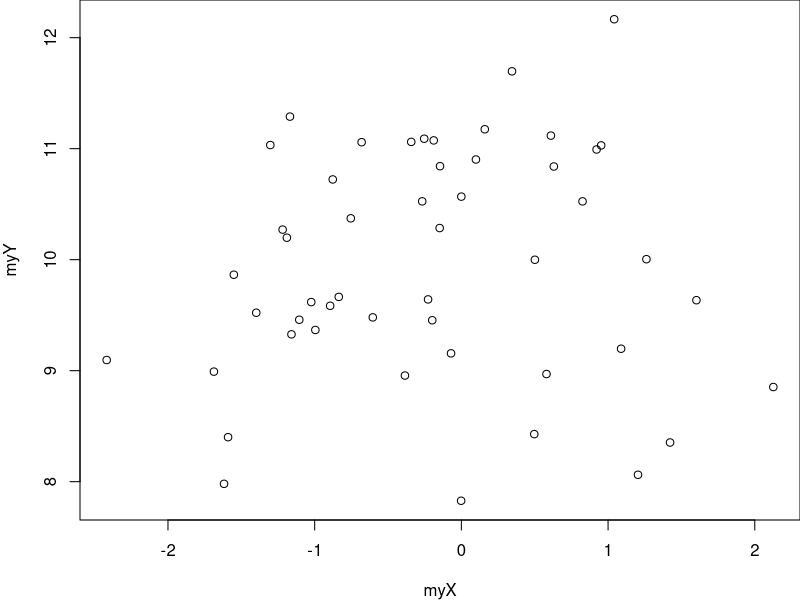
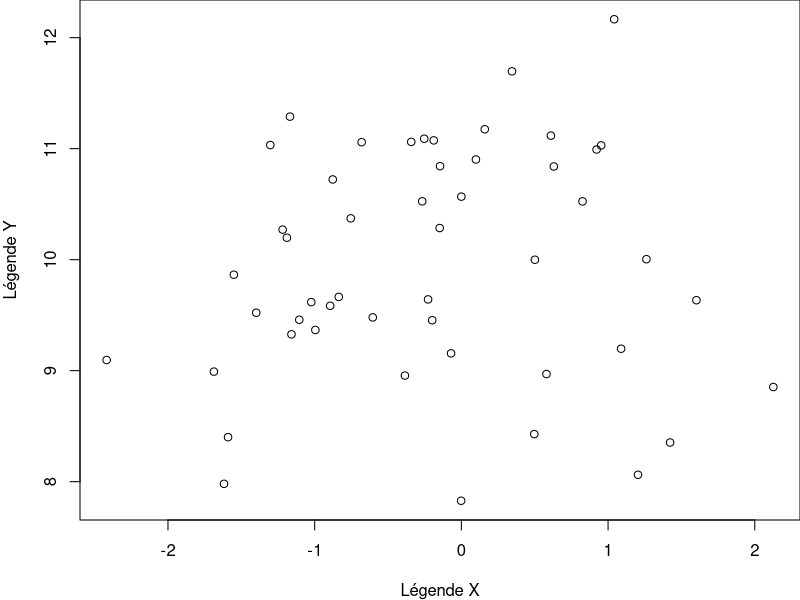
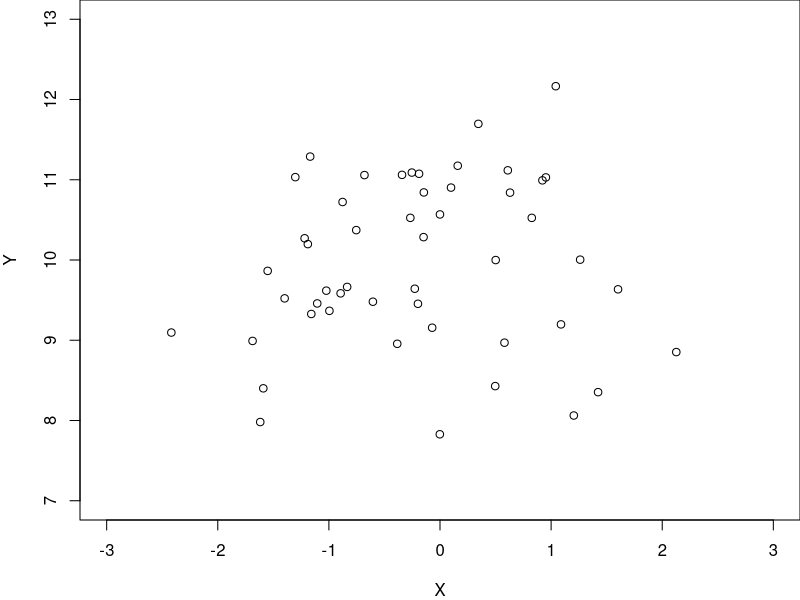
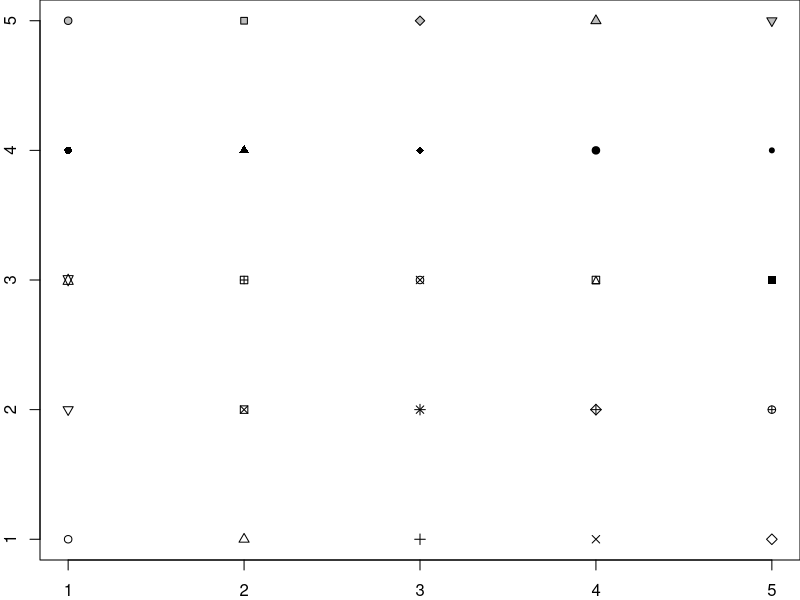
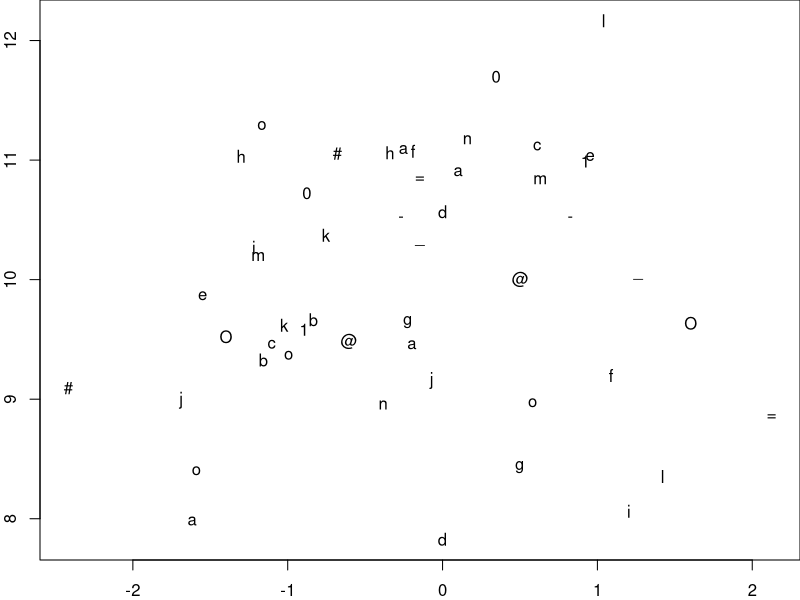
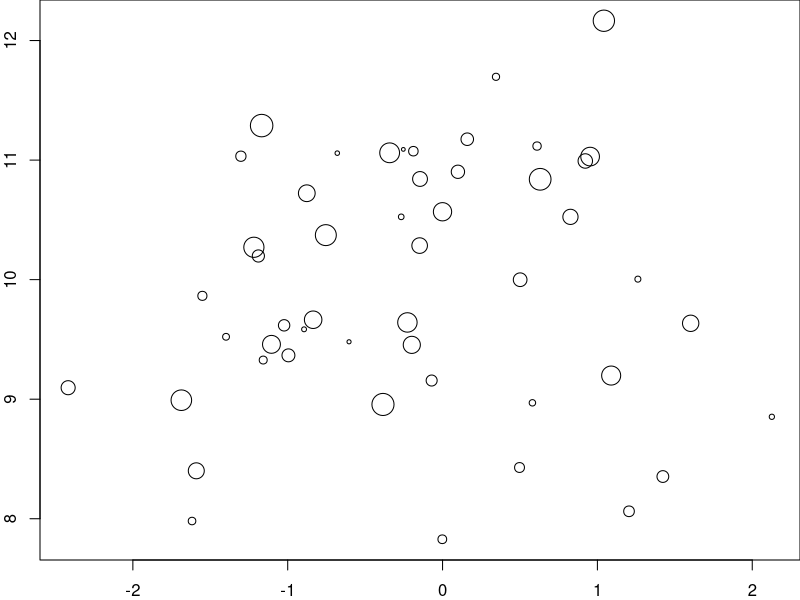
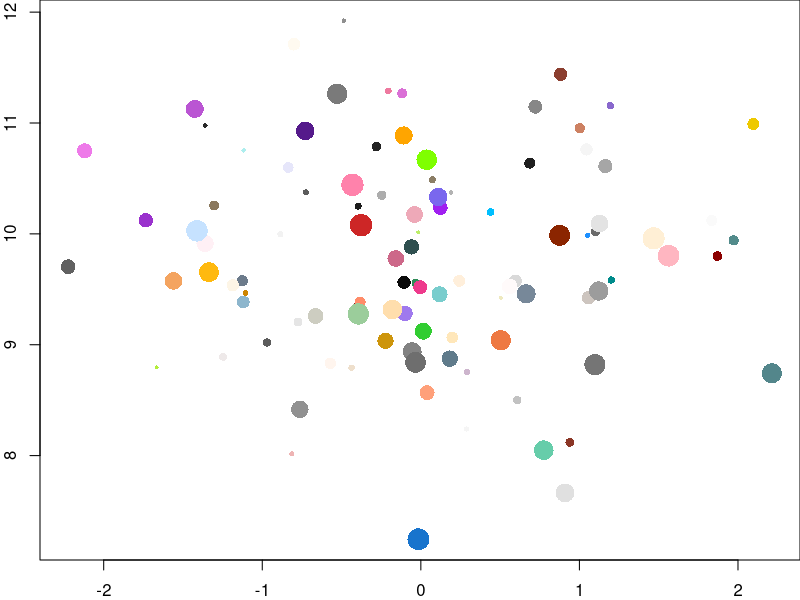
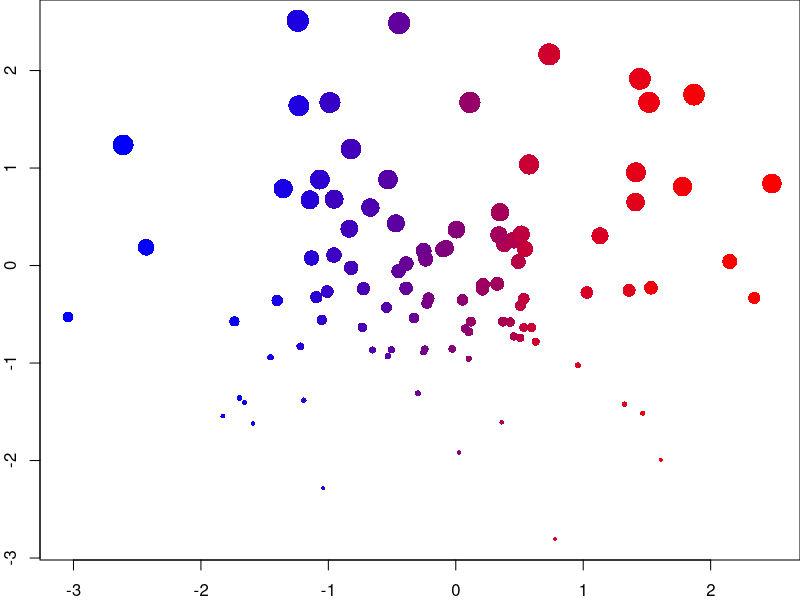

Here is the R script that generated these plots, in order:
## ---- chunk 1
op <- par(no.readonly = TRUE)
## ---- chunk 2
# tirage aléatoire de 50 valeurs dans une loi Normale
myX <- rnorm(50, mean = 0, sd = 1) 
myY <- rnorm(50, mean = 10, sd = 1)
par(mar = c(4, 4, 0, 0)) # réduction des marges
plot(x = myX, y = myY)
## ---- chunk 3
par(mar = c(4, 4, 0, 0)) # réduction des marges
plot(x = myX, y = myY, 
  xlab = "Légende X", ylab = "Légende Y")
## ---- chunk 4
par(mar = c(4, 4, 0, 0)) # réduction des marges
plot(x = myX, y = myY, 
  xlab = "X", ylab = "Y", 
  xlim = c(-3, 3), ylim = c(7, 13))
## ---- chunk 5
par(mar = c(2, 2, 0, 0)) # réduction des marges
plot(x = rep(seq(1:5), 5), y = rep(seq(1:5), each = 5),
  pch = 1:25, bg = "gray", xlab = "", ylab = "")
## ---- chunk 6
par(mar = c(2, 2, 0, 0)) # réduction des marges
plot(x = myX, y = myY, xlab = "", ylab = "",
  pch = c(
    "a", "@", "#", "1", "=", "-", "_", "o", "O", "0", 
    letters[1:15]))
## ---- chunk 7
par(mar = c(2, 2, 0, 0)) # réduction des marges
plot(x = myX, y = myY, xlab = "", ylab = "",
  cex = seq(from = 0.5, to = 3, length.out = 50))
## ---- chunk 8
myX <- rnorm(100, mean = 0, sd = 1)
myY <- rnorm(100, mean = 10, sd = 1)
par(mar = c(2, 2, 0, 0)) # réduction des marges
plot(x = myX, y = myY, xlab = "", ylab = "",
  cex = seq(from = 0.5, to = 3, length.out = 100),
  pch = 16,
  col = sample(colors(), 100))
## ---- chunk 9
myX <- rnorm(100)
myY <- rnorm(100)
dfGraph <- data.frame(myX, myY)
dfGraph <- dfGraph[order(dfGraph$myX),]
dfGraph$myCol <- colorRampPalette(c("blue", "red"))(100)
dfGraph <- dfGraph[order(dfGraph$myY),]
dfGraph$myCex <- seq(from = 0.5, to = 3, length.out = 100)
par(mar = c(2, 2, 0, 0)) # réduction des marges
plot(x = dfGraph$myX, y = dfGraph$myY, 
  cex = dfGraph$myCex, pch = 16, col = dfGraph$myCol, 
  xlab = "", ylab = "")
## ---- chunk 10
myX <- 1:20
myY <- rnorm(20, mean = 10, sd = 1)
par(mar = c(2, 2, 0, 0)) # réduction des marges
plot(x = myX, y = myY, xlab = "", ylab = "",
  type = 'b') # 'p', 'l', 'b', 'c', 'o', 'h', 's', 'S', 'n'
## ---- chunk 11
par(mfrow = c(1, 2), mar = c(2, 2, 0, 0))
plot(x = myX, y = myY, xlab = "", ylab = "",
  type = 'b', pch = 16, cex = 3) 
grid(lwd = 3, lty = 1)
plot(x = myX, y = myY, xlab = "", ylab = "",
  type = 'b', pch = 16, cex = 3, 
  panel.first = grid(lwd = 3, lty = 1)) 
par(mfrow = c(1, 1))
## ---- chunk 12
op <- par(no.readonly = TRUE)
par(mfrow = c(2, 2), mar = c(2, 2, 0, 0))
graph4 <- lapply(1:4, function(i){
  plot(x = rnorm(100), y = rnorm(100),
    xlab = "", ylab = "",
    col = i, pch = 16)
})
par(op)
## ---- chunk 13
myX <- rnorm(100)
myY <- rnorm(100)
par(mar = c(2, 2, 0, 0)) 
plot(x = myX, y = myY, xlab = "", ylab = "",
  xlim = c(-4, 4), ylim = c(-4, 4),   
  pch = 16, cex = 1.5, 
  col = sample(colors(), size = 100),
  panel.first = {
    grid()
    abline(v = c(min(myX), max(myX)), lty = 2)
    abline(h = c(min(myY), max(myY)), lty = 2)
    abline(v = mean(myX), lty = 1)
    abline(h = mean(myY), lty = 1)
})
## ---- chunk 14
op <- par(no.readonly = TRUE)
par(mfrow = c(2, 2), mar = c(2, 2, 1, 1))
myX <- list(
  rnorm(1000),
  rgamma(1000, shape = 1),
  sample(1:100, size = 1000, replace = TRUE),
  rbeta(1000, shape1 = 1, shape2 = 2)
)
myTitle <- c("Normal", "Gamma", "Uniform", "Beta")
tr <- lapply(1:4, function(i){
  hist(myX[[i]], 
    col = heat.colors(15), 
    main = myTitle[i]
  )
})
par(op)
## ---- chunk 15
myX <- c(4, 5, 8)
par(mar = c(3, 3, 1, 1)) 
barplot(myX, names.arg = c("A", "B", "C"))
## ---- chunk 16
op <- par(no.readonly = TRUE)
par(mfrow = c(1, 2), mar = c(2, 2, 1, 1))
myX <- matrix(c(4, 5, 8, 4, 6, 2), nrow = 2)
barplot(myX, names.arg = c("A", "B", "C"))
myX <- matrix(c(4, 5, 8, 4, 6, 2, 3, 4, 5), nrow = 3)
barplot(myX, names.arg = c("A", "B", "C"))
par(op)
## ---- chunk 17
n <- 50
myX <- rnorm(n)
myY <- rnorm(n)
myCol <- c(2, sample(c(4, 2), size = (n - 1), replace = TRUE))
myColors <- colorRampPalette(c("blue", "red"))(100)
myYCut <- cut(myY, breaks = -4:4)
myXCut <- cut(myX, breaks = -4:4)
myYCutCol <- table(myCol, myYCut)
myXCutCol <- table(myCol, myXCut)
xCol <- round(
  myXCutCol[1,] / (myXCutCol[1,] + myXCutCol[2,]) * 100
)
xCol[is.na(xCol) | xCol == 0] <- 1
yCol <- round(
  myYCutCol[1,] / (myYCutCol[1,] + myYCutCol[2,]) * 100
)
yCol[is.na(yCol) | yCol == 0] <- 1
op <- par(no.readonly = TRUE)
par(mar = c(2, 3, 1, 1))
layout(matrix(c(1, 1, 0, 
                2, 2, 3, 
                2, 2, 3), ncol = 3, byrow = TRUE))
barplot(table(myXCut), las = 1, col = myColors[xCol])
plot(x = myX, y = myY, col = myCol, pch = 16, 
  xlim = c(-4, 4), ylim = c(-4, 4), cex = 1.5, 
  panel.first = grid())
barplot(
  table(myYCut), 
  las = 1, 
  horiz = TRUE, 
  col = myColors[yCol])
par(op)
## ---- chunk 18
graphBarplotCol <- function(n){
  myX <- rnorm(n)
  myY <- rnorm(n)
  myCol <- c(2, sample(c(4, 2), size = (n - 1), replace = TRUE))
  myColors <- colorRampPalette(c("blue", "red"))(100)
  myYCut <- cut(myY, breaks = -4:4)
  myXCut <- cut(myX, breaks = -4:4)
  myYCutCol <- table(myCol, myYCut)
  myXCutCol <- table(myCol, myXCut)
  xCol <- round(
    myXCutCol[1,] / (myXCutCol[1,] + myXCutCol[2,]) * 100
  )
  xCol[is.na(xCol) | xCol == 0] <- 1
  yCol <- round(
    myYCutCol[1,] / (myYCutCol[1,] + myYCutCol[2,]) * 100
  )
  yCol[is.na(yCol) | yCol == 0] <- 1
  op <- par(no.readonly = TRUE)
  par(mar = c(2, 3, 1, 1))
  layout(matrix(c(1, 1, 0, 
                  2, 2, 3, 
                  2, 2, 3), ncol = 3, byrow = TRUE))
  barplot(table(myXCut), las = 1, col = myColors[xCol])
  plot(x = myX, y = myY, col = myCol, pch = 16, 
    xlim = c(-4, 4), ylim = c(-4, 4), cex = 1.5, 
    panel.first = grid())
  barplot(
    table(myYCut), 
    las = 1, 
    horiz = TRUE, 
    col = myColors[yCol])
  par(op)
}
graphBarplotCol(n = 1000)
## ---- chunk 19
par(mar = c(3, 1, 1, 1)) # réduction des marges
barplot(rnorm(20), horiz = TRUE, col = rainbow(20))
## ---- chunk 20
gender <- data.frame(
  m = cut(sample(1:75, 1000, replace = TRUE), 
    breaks = seq(from = 0, to = 80, by = 10)), 
  f = cut(sample(1:75, 1000, replace = TRUE), 
    breaks = seq(from = 0, to = 80, by = 10))
)
op <- par(no.readonly = TRUE)
par(mfrow = c(1, 2), mar = c(2, 1, 2, 1))
barplot(
  -table(gender$f), 
  horiz = TRUE, 
  col = "salmon")
barplot(
  table(gender$m), 
  horiz = TRUE, 
  col = "lightblue")
par(op)
## ---- chunk 21
df <- data.frame(
  box1 = rnorm(1000), 
  box2 = rgamma(1000, shape = 1), 
  box3 = sample(-3:3, size = 1000, replace = TRUE),
  box4 = rbeta(1000, shape1 = 1, shape2 = 2)
)
par(mar = c(2, 2, 0, 0)) # réduction des marges
boxplot(
  df, 
  col = c(
    rgb(0, 94, 255, maxColorValue = 255),  
    rgb(255, 0, 174, maxColorValue = 255),  
    rgb(255, 136, 0, maxColorValue = 255),  
    rgb(119, 255, 0, maxColorValue = 255)))
## ---- chunk 22
df$cat <- sample(
  c("w", "x", "y", "z"), 
  size = 1000, 
  replace = TRUE)
par(mar = c(4, 4, 0, 0)) 
boxplot(
  df$box3 ~ df$cat, 
  col = c(rgb(0, 94, 255, maxColorValue = 255),  
    rgb(255, 0, 174, maxColorValue = 255),  
    rgb(255, 136, 0, maxColorValue = 255),  
    rgb(119, 255, 0, maxColorValue = 255)), 
  ylab = "Box3")
## ---- chunk 23
df$cat2 <- sample(1:3, size = 1000, replace = TRUE)
par(mar = c(2, 2, 0, 0)) 
boxplot(
  df$box4 ~ df$cat*df$cat2, 
  col = c(
    rgb(0, 94, 255, maxColorValue = 255),  
    rgb(255, 0, 174, maxColorValue = 255),  
    rgb(255, 136, 0, maxColorValue = 255),  
    rgb(119, 255, 0, maxColorValue = 255)), 
  ylab = "Box4")
## ---- chunk 24
df$cat <- sample(
  c("w", "x", "y", "z"), 
  size = 1000, 
  replace = TRUE)
par(mar = c(2, 2, 0, 0)) 
boxplot(
  df$box2 ~ df$cat, 
  horizontal = TRUE, 
  col = c(rgb(255, 110, 0, maxColorValue = 255),  
  rgb(230, 255, 0, maxColorValue = 255),  
  rgb(0, 178, 255, maxColorValue = 255),  
  rgb(166, 0, 255, maxColorValue = 255)), xlab = "Box2")
